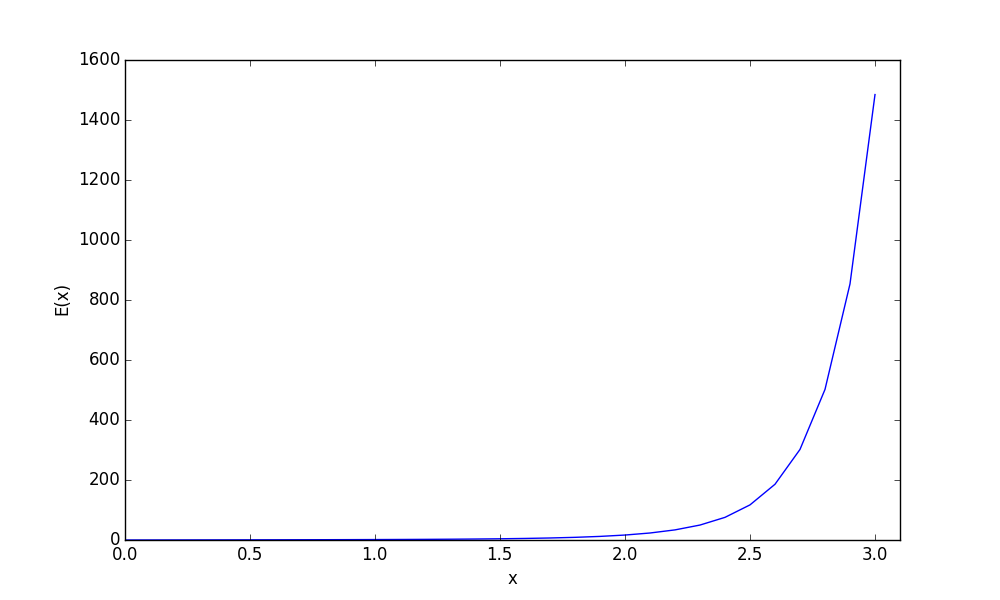

Recreate this plot in Python.
import numpy as np
import matplotlib.pyplot as plt

#Create an x array to set integration limit slices
x=np.arange(0,3.1,.1)

#Create a zero array to fill with integrated values
y=np.zeros(len(x))

#Define a function for the trapezoid rule
#input the function, limits of integration, and iterations
def trapezoid(f,a, b, n):
    h=(b-a)/n
    s = (f(a) + f(b))/2.0

    #Loop over the number of iterations to calculate the area
    for i in range(1, n):
        x = a + i*h;
        s += f(x)

    return s*h

#Fill an array with y values for plotting the function
for j in range(len(x)):
    y[j]=trapezoid(lambda x:np.exp(x**2),0.,x[j],30)

#Plot our data
plt.figure(figsize=([10,6]))
plt.plot(x,y)
plt.xlim([0,3.1])
plt.xlabel("x")
plt.ylabel("E(x)")
plt.savefig("Ciampa_hw3_prob4.png",format='png')